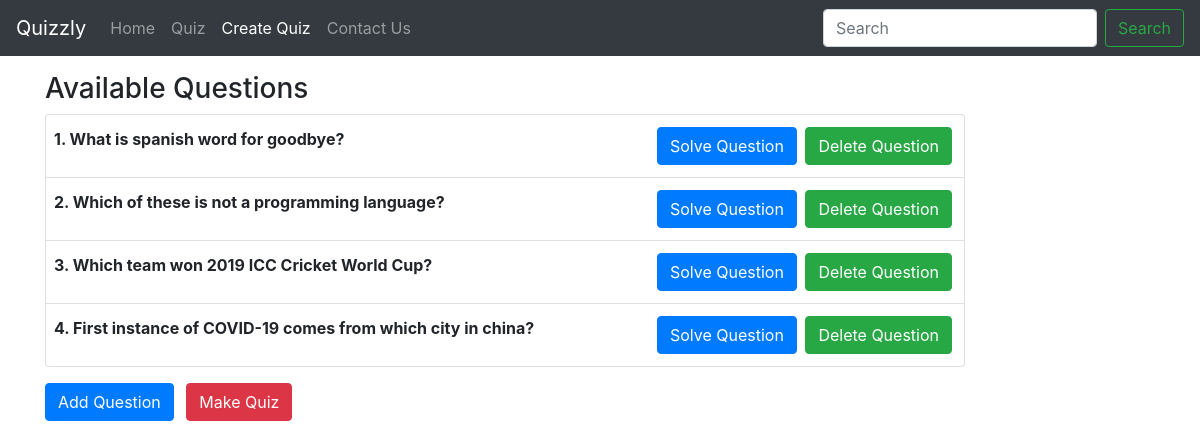
The page /create_quiz/ on the database its author committed.
### quiz/models.py (models this page shows, shortened)
class Question(models.Model):
    ques = models.CharField(max_length=150)
    option1 = models.CharField(max_length=100)
    option2 = models.CharField(max_length=100)
    option3 = models.CharField(max_length=100)
    option4 = models.CharField(max_length=100)
    cor_option = models.CharField(max_length=5)

### quiz/views.py (the view, shortened to what this page needs)
# urls.py: path('create_quiz/', views.create_quiz, name='create_quiz'),
def create_quiz(request):
    questions = Question.objects.all()
    context = {'questions':questions}
    return render(request,'create_quiz.html',context)

### templates/create_quiz.html (shortened to what this page needs)
{% extends 'base.html' %}
{% block crquizactive %} active {% endblock crquizactive %}
{% block body %}
<div class="container my-3">
<div class="row">
    <div class="col-lg-10 col-lg-offset-2">
        <div class="panel panel-default">
            <div class="panel-heading">
            {% if questions %}
                <h3 class="panel-title">Available Questions</h3>
            {% endif %}
            </div>
            <ul class="list-group">
              {% for question in questions %}
                <li class="list-group-item px-2">
                    <strong>{{question.ques}}</strong>
                    <span class="float-right">
                        <a href="/solve/{{question.id}}" class="btn btn-primary">Solve Question</a>
                        <a href="/delete/{{question.id}}" class="btn btn-success mx-1">Delete Question</a>
                    </span>
                </li>
              {% endfor %}
            </ul>
        </div>
    </div>
</div>
<button type="button" class="btn btn-primary my-3" data-toggle="modal" data-target="#exampleModal">
    Add Question
  </button>
  <a href="/make_quiz/" class="btn btn-danger mx-2">Make Quiz</a>
</div>
{% endblock body %}

### rows shown on the page
Question: ques "1. What is spanish word for goodbye?"
Question: ques "2. Which of these is not a programming language?"
Question: ques "3. Which team won 2019 ICC Cricket World Cup?"
Question: ques "4. First instance of COVID-19 comes from which city in china?"
